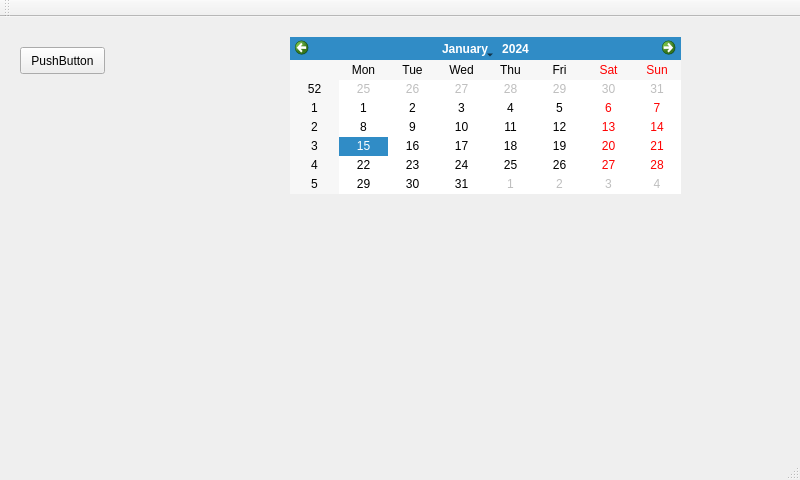
<?xml version="1.0" encoding="UTF-8"?>
<ui version="4.0">
 <class>MainWindow</class>
 <widget class="QMainWindow" name="MainWindow">
  <property name="geometry">
   <rect>
    <x>0</x>
    <y>0</y>
    <width>800</width>
    <height>480</height>
   </rect>
  </property>
  <property name="windowTitle">
   <string>MainWindow</string>
  </property>
  <widget class="QWidget" name="centralWidget">
   <widget class="QPushButton" name="pushButton">
    <property name="geometry">
     <rect>
      <x>20</x>
      <y>30</y>
      <width>85</width>
      <height>27</height>
     </rect>
    </property>
    <property name="text">
     <string>PushButton</string>
    </property>
   </widget>
   <widget class="QCalendarWidget" name="calendarWidget">
    <property name="geometry">
     <rect>
      <x>290</x>
      <y>20</y>
      <width>391</width>
      <height>157</height>
     </rect>
    </property>
   </widget>
  </widget>
  <widget class="QMenuBar" name="menuBar">
   <property name="geometry">
    <rect>
     <x>0</x>
     <y>0</y>
     <width>800</width>
     <height>23</height>
    </rect>
   </property>
  </widget>
  <widget class="QToolBar" name="mainToolBar">
   <attribute name="toolBarArea">
    <enum>TopToolBarArea</enum>
   </attribute>
   <attribute name="toolBarBreak">
    <bool>false</bool>
   </attribute>
  </widget>
  <widget class="QStatusBar" name="statusBar"/>
 </widget>
 <layoutdefault spacing="6" margin="11"/>
 <resources/>
 <connections/>
</ui>
